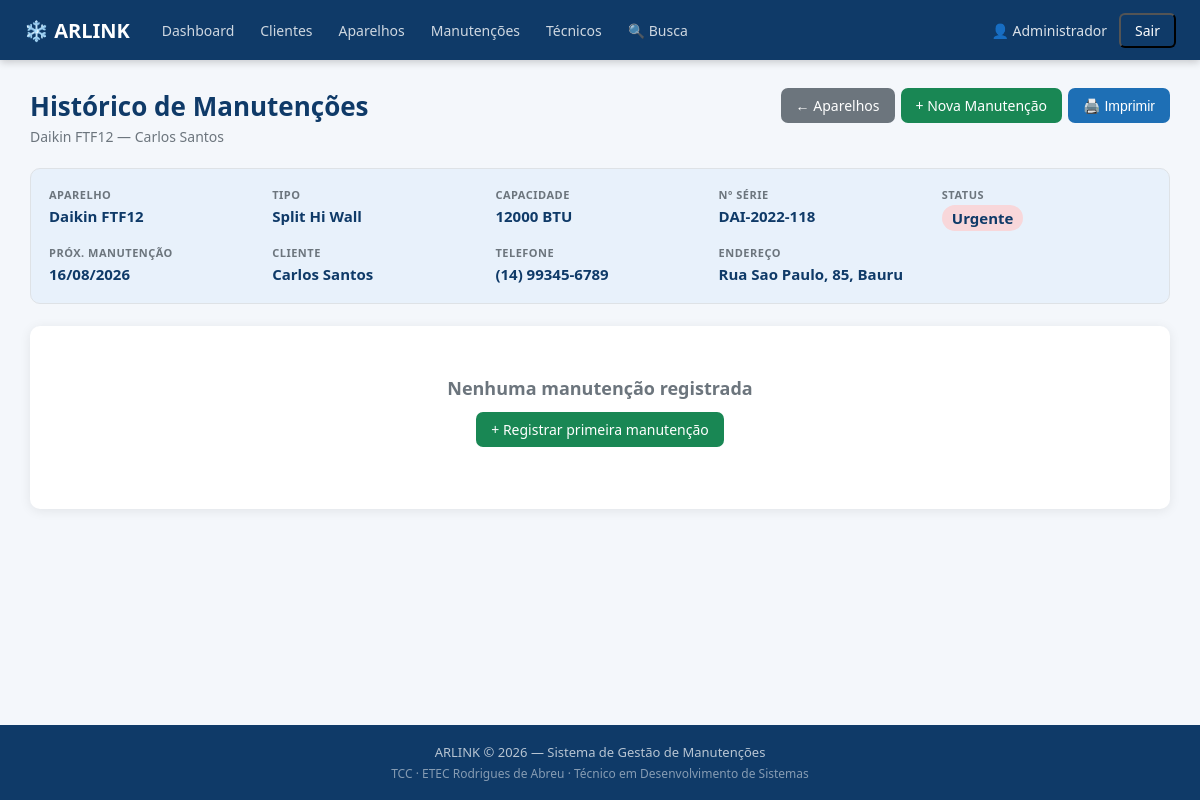
Page /historico.php?aparelho_id=3 (signed in) on the committed database.
### tables this page shows
CREATE TABLE IF NOT EXISTS aparelhos (
  id INT AUTO_INCREMENT PRIMARY KEY,
  cliente_id INT NOT NULL,
  marca VARCHAR(50) NOT NULL,
  modelo VARCHAR(100) NOT NULL,
  numero_serie VARCHAR(100),
  capacidade_btu VARCHAR(20),
  tipo VARCHAR(30),
  status VARCHAR(20) DEFAULT 'em_dia',
  proxima_manutencao DATE,
  observacoes TEXT,
  criado_em TIMESTAMP DEFAULT CURRENT_TIMESTAMP,
  FOREIGN KEY (cliente_id) REFERENCES clientes(id) ON DELETE CASCADE
);

CREATE TABLE IF NOT EXISTS clientes (
  id INT AUTO_INCREMENT PRIMARY KEY,
  nome VARCHAR(100) NOT NULL,
  telefone VARCHAR(20) NOT NULL,
  email VARCHAR(100),
  endereco VARCHAR(200),
  cidade VARCHAR(80),
  criado_em TIMESTAMP DEFAULT CURRENT_TIMESTAMP
);

### historico.php (the view, shortened to what this page needs)
<?php
require_once 'includes/config.php'; require_once 'includes/sessao.php'; require_once 'includes/conexao.php';
$aid=(int)($_GET['aparelho_id']??0); $sucesso=$_GET['sucesso']??'';
$st=mysqli_prepare($conexao,"SELECT a.*,c.nome AS cn,c.telefone,c.endereco,c.cidade FROM aparelhos a JOIN clientes c ON c.id=a.cliente_id WHERE a.id=?");
mysqli_stmt_bind_param($st,'i',$aid); mysqli_stmt_execute($st);
$ap=mysqli_fetch_assoc(mysqli_stmt_get_result($st));
$st2=mysqli_prepare($conexao,"SELECT m.*,t.nome AS tn FROM manutencoes m JOIN tecnicos t ON t.id=m.tecnico_id WHERE m.aparelho_id=? ORDER BY m.data_atendimento DESC");
mysqli_stmt_bind_param($st2,'i',$aid); mysqli_stmt_execute($st2);
$mans=mysqli_stmt_get_result($st2);
function bs($s){$m=['em_dia'=>['Em dia','badge-verde'],'atencao'=>['Atenção','badge-amarelo'],'urgente'=>['Urgente','badge-vermelho']];$d=$m[$s]??[$s,'badge-cinza'];return '<span class="badge '.$d[1].'">'.htmlspecialchars($d[0]).'</span>';}
require_once 'includes/header.php';
?>
<div class="container">
  <div class="page-topo">
    <div><h1>Histórico de Manutenções</h1><p><?php echo htmlspecialchars($ap['marca'].' '.$ap['modelo'].' — '.$ap['cn']); ?></p></div>
    <div class="acoes">
      <a href="aparelhos.php" class="btn btn-cinza">← Aparelhos</a>
      <a href="manutencao_form.php?aparelho_id=<?php echo $aid; ?>" class="btn btn-verde">+ Nova Manutenção</a>
      <button onclick="window.print()" class="btn btn-primario">🖨️ Imprimir</button>
    </div>
  </div>
  <div class="historico-header">
    <div class="info-item"><label>Aparelho</label><span><?php echo htmlspecialchars($ap['marca'].' '.$ap['modelo']); ?></span></div>
    <div class="info-item"><label>Tipo</label><span><?php echo htmlspecialchars($ap['tipo'] ?: '-'); ?></span></div>
    <div class="info-item"><label>Capacidade</label><span><?php echo htmlspecialchars($ap['capacidade_btu'] ? $ap['capacidade_btu'].' BTU' : '-'); ?></span></div>
    <div class="info-item"><label>Nº Série</label><span><?php echo htmlspecialchars($ap['numero_serie'] ?: '-'); ?></span></div>
    <div class="info-item"><label>Status</label><span><?php echo bs($ap['status']); ?></span></div>
    <div class="info-item"><label>Próx. Manutenção</label><span><?php echo $ap['proxima_manutencao']?date('d/m/Y',strtotime($ap['proxima_manutencao'])):'-'; ?></span></div>
    <div class="info-item"><label>Cliente</label><span><?php echo htmlspecialchars($ap['cn']); ?></span></div>
    <div class="info-item"><label>Telefone</label><span><?php echo htmlspecialchars($ap['telefone']); ?></span></div>
    <?php if ($ap['endereco']): ?><div class="info-item"><label>Endereço</label><span><?php echo htmlspecialchars($ap['endereco'].', '.$ap['cidade']); ?></span></div><?php endif; ?>
  </div>
  <?php if (mysqli_num_rows($mans)>0):
    $total=mysqli_num_rows($mans); mysqli_data_seek($mans,0); ?>
  <p style="color:#666;margin-bottom:14px;font-size:14px"><?php echo $total; ?> registro(s) — mais recente primeiro</p>
  <?php while ($m=mysqli_fetch_assoc($mans)): ?>
  <div class="linha-historico">
    <div class="linha-historico-header">
      <div>📅 <?php echo date('d/m/Y',strtotime($m['data_atendimento'])); ?> &nbsp;|&nbsp;
        <span class="badge badge-azul"><?php echo htmlspecialchars($m['tipo_servico']); ?></span>
        &nbsp;|&nbsp; 🔧 <?php echo htmlspecialchars($m['tn']); ?>
      </div>
      <div style="display:flex;gap:8px;align-items:center">
        <?php if ($m['valor_cobrado']): ?><span style="font-weight:600">R$ <?php echo number_format($m['valor_cobrado'],2,',','.'); ?></span><?php endif; ?>
        <a href="manutencao_detalhe.php?id=<?php echo $m['id']; ?>" class="btn btn-cinza" style="padding:4px 12px;font-size:12px">Ver detalhes</a>
        <form action="manutencao_excluir.php" method="POST" onsubmit="return confirm('Excluir esta manutencao?')" class="form-excluir"><input type="hidden" name="id" value="<?php echo $m['id']; ?>"><input type="hidden" name="csrf_token" value="<?php echo htmlspecialchars(token_formulario()); ?>"><button type="submit" class="btn btn-vermelho">Excluir</button></form>
      </div>
    </div>
    <div class="linha-historico-body">
      <div class="info-campo"><label>Diagnóstico</label><p><?php echo nl2br(htmlspecialchars($m['diagnostico'])); ?></p></div>
      <div class="info-campo"><label>Serviço realizado</label><p><?php echo nl2br(htmlspecialchars($m['servico_realizado'])); ?></p></div>
      <div class="info-campo"><label>Peças utilizadas</label><p><?php echo $m['pecas_utilizadas']?nl2br(htmlspecialchars($m['pecas_utilizadas'])):'—'; ?></p></div>
      <?php if ($m['proxima_visita']): ?><div class="info-campo"><label>Próxima visita</label><p><?php echo date('d/m/Y',strtotime($m['proxima_visita'])); ?></p></div><?php endif; ?>
      <?php if ($m['observacoes_internas']): ?>
      <div class="info-campo"><label>🔒 Obs. internas</label>
        <p style="background:#fff3cd;padding:8px;border-radius:6px;font-size:13px"><?php echo nl2br(htmlspecialchars($m['observacoes_internas'])); ?></p>
      </div>
      <?php endif; ?>
    </div>
  </div>
  <?php endwhile; ?>
  <?php else: ?>
  <div class="card"><div class="vazio"><h3>Nenhuma manutenção registrada</h3>
    <p style="margin:12px 0"><a href="manutencao_form.php?aparelho_id=<?php echo $aid; ?>" class="btn btn-verde">+ Registrar primeira manutenção</a></p>
  </div></div>
  <?php endif; ?>
</div>
<?php require_once 'includes/footer.php'; ?>

### assets/css/style.css (style rules this page uses)
*,*::before,*::after { box-sizing:border-box;margin:0;padding:0 }
:root { --azul:#1e6fb5;--azul-escuro:#0f3a68;--azul-claro:#e8f1fb; --verde:#198754;--vermelho:#dc3545;--amarelo:#ffc107;--cinza:#6c757d; --borda:#dee2e6;--fundo:#f4f7fb;--branco:#fff;--texto:#212529; --texto-sub:#6c757d;--sombra:0 2px 12px rgba(0,0,0,.08);--radius:10px; }
body { font-family:'Segoe UI',Arial,sans-serif;background:var(--fundo);color:var(--texto);min-height:100vh;display:flex;flex-direction:column }
a { color:var(--azul);text-decoration:none }
.container { width:95%;max-width:1280px;margin:28px auto;flex:1 }
.page-topo { display:flex;justify-content:space-between;align-items:flex-start;margin-bottom:22px;flex-wrap:wrap;gap:12px }
.page-topo h1 { font-size:26px;color:var(--azul-escuro) }
.page-topo p { color:var(--texto-sub);font-size:14px;margin-top:3px }
.card { background:var(--branco);border-radius:var(--radius);box-shadow:var(--sombra);overflow:hidden;margin-bottom:20px }
.vazio { text-align:center;padding:50px 20px;color:var(--texto-sub) }
.vazio h3 { margin-bottom:8px;font-size:18px }
.btn { display:inline-flex;align-items:center;gap:6px;padding:8px 15px;border-radius:7px;font-size:14px;font-weight:500;cursor:pointer;border:none;text-decoration:none;transition:opacity .2s,transform .1s;white-space:nowrap }
.btn-primario { background:var(--azul);color:#fff }
.btn-verde { background:var(--verde);color:#fff }
.btn-cinza { background:var(--cinza);color:#fff }
.acoes { display:flex;gap:6px;flex-wrap:wrap }
label { font-size:13px;font-weight:600;color:var(--azul-escuro) }
.badge { display:inline-block;padding:3px 10px;border-radius:20px;font-size:12px;font-weight:600;white-space:nowrap }
.badge-vermelho { background:#f8d7da;color:#842029 }
.historico-header { background:var(--azul-claro);border:1px solid var(--borda);border-radius:var(--radius);padding:18px;margin-bottom:22px;display:grid;grid-template-columns:repeat(auto-fit,minmax(180px,1fr));gap:14px }
.historico-header .info-item label { display:block;font-size:11px;text-transform:uppercase;color:var(--texto-sub);letter-spacing:.5px;margin-bottom:3px }
.historico-header .info-item span { font-size:15px;font-weight:600;color:var(--azul-escuro) }

### rows in the picture
aparelhos: marca+modelo "Daikin FTF12 — Carlos Santos", marca+modelo "Daikin FTF12", tipo "Split Hi Wall", capacidade_btu "12000 BTU", numero_serie "DAI-2022-118", status "Urgente", proxima_manutencao "16/08/2026", cliente.nome "Carlos Santos", cliente.telefone "(14) 99345-6789", cliente.cidade "Rua Sao Paulo, 85, Bauru"

### other values in the picture
$label "Dashboard"
$label "Clientes"
$label "Aparelhos"
$label "Manutenções"
$label "Técnicos"
$label "🔍 Busca"
$_SESSION['tecnico_nome'] "Administrador"
